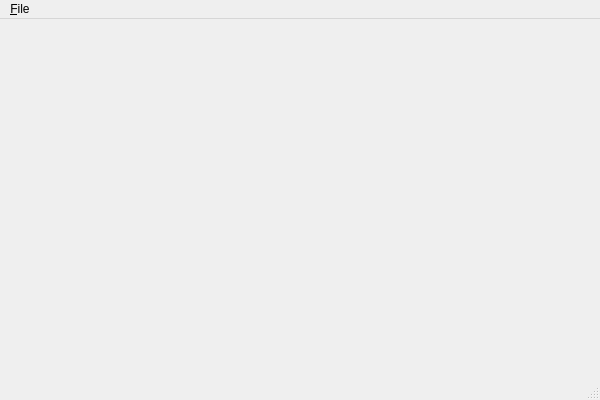
<?xml version="1.0" encoding="UTF-8"?>
<ui version="4.0">
 <class>MainWindow</class>
 <widget class="QMainWindow" name="MainWindow">
  <property name="geometry">
   <rect>
    <x>0</x>
    <y>0</y>
    <width>600</width>
    <height>400</height>
   </rect>
  </property>
  <property name="windowTitle">
   <string>MainWindow</string>
  </property>
  <widget class="QWidget" name="centralWidget">
   <layout class="QHBoxLayout" name="horizontalLayout">
    <property name="spacing">
     <number>0</number>
    </property>
    <property name="margin">
     <number>2</number>
    </property>
    <item>
     <widget class="GraphWindow" name="widget" native="true"/>
    </item>
   </layout>
  </widget>
  <widget class="QMenuBar" name="menuBar">
   <property name="geometry">
    <rect>
     <x>0</x>
     <y>0</y>
     <width>600</width>
     <height>22</height>
    </rect>
   </property>
   <widget class="QMenu" name="menu_File">
    <property name="title">
     <string>&amp;File</string>
    </property>
    <addaction name="actionSave_Plot_Image"/>
    <addaction name="separator"/>
    <addaction name="actionExit"/>
   </widget>
   <addaction name="menu_File"/>
  </widget>
  <widget class="QStatusBar" name="statusBar"/>
  <action name="actionSave_Plot_as_Image">
   <property name="text">
    <string>Save Plot as Image...</string>
   </property>
  </action>
  <action name="actionSave_Plot_to_SVG">
   <property name="text">
    <string>Save Plot to SVG</string>
   </property>
  </action>
  <action name="actionExit">
   <property name="text">
    <string>Exit</string>
   </property>
  </action>
  <action name="actionSave_Plot_Image">
   <property name="text">
    <string>Save Plot Image</string>
   </property>
  </action>
 </widget>
 <layoutdefault spacing="6" margin="11"/>
 <customwidgets>
  <customwidget>
   <class>GraphWindow</class>
   <extends>QWidget</extends>
   <header>GraphWindow.h</header>
   <container>1</container>
  </customwidget>
 </customwidgets>
 <resources/>
 <connections/>
</ui>
